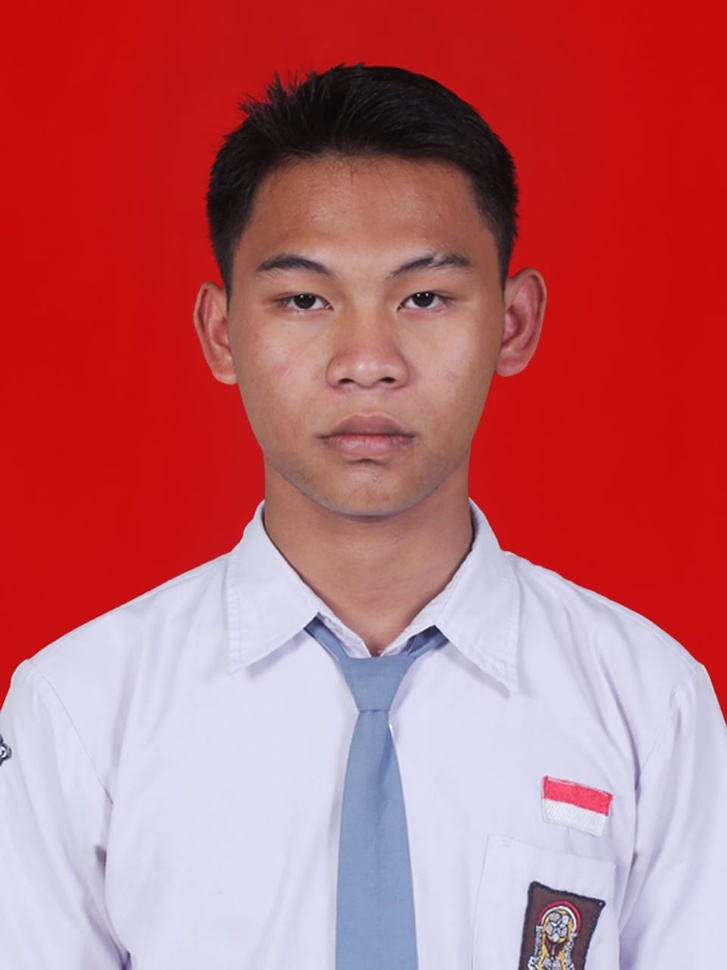
#> input picture JurnalModul1/FORMAL.jpg, 727 x 970 px, shrunk from 960 x 1280 before the run
$ jupyter execute Respon.ipynb
#> lines starting #> are read from the running program, lines starting #| are printed output that depends on the picture
[cell 1]
import matplotlib.pyplot as plt
import numpy as np
import cv2
import math

[cell 2]
img = plt.imread('FORMAL.jpg')
#> img is the input picture: shape (970, 727, 3); mean R, G, B 189.5, 102.3, 110.3
plt.imshow(img)

### ROTASI

[cell 3]
tinggi, lebar = img.shape[:2]
#> tinggi = 970; lebar = 727

rotasi = np.zeros_like(img)

theta = math.radians(-180)
center_x = lebar / 2
#> center_x = 363.5
center_y = tinggi / 2
#> center_y = 485

for y in range(tinggi):
    for x in range(lebar):
        x1 = int((x - center_x) * math.cos(theta) - (y - center_y) * math.sin(theta) + center_x)
        y1 = int((x - center_x) * math.sin(theta) + (y - center_y) * math.cos(theta) + center_y)
        if x1 >= 0 and x1 < lebar and y1 >= 0 and y1 < tinggi:
            rotasi[y][x] = img[y1][x1]
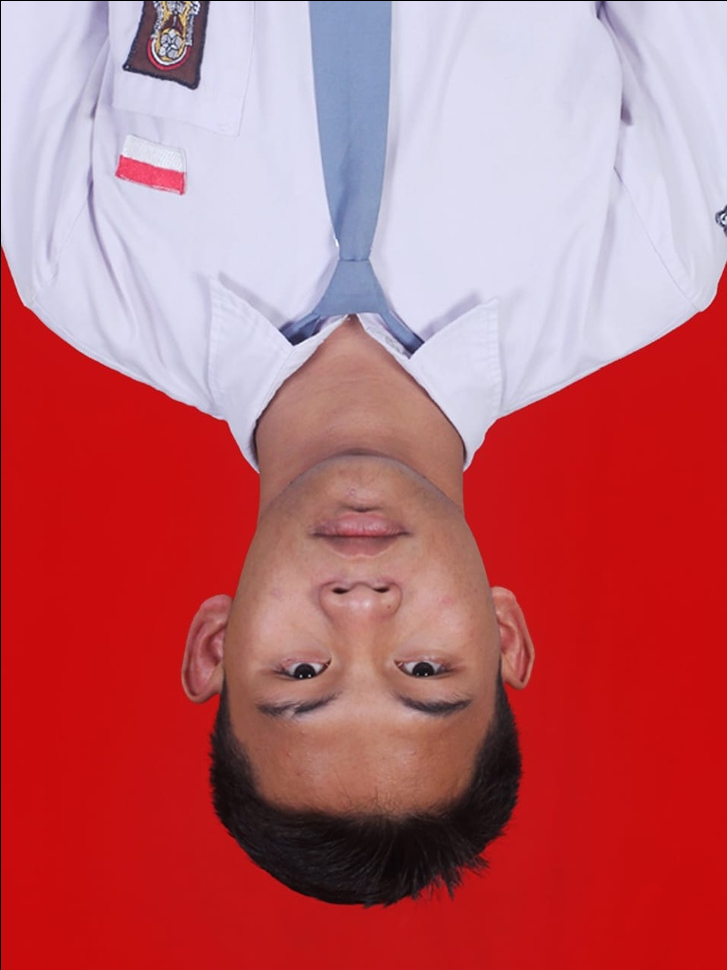
#> rotasi: shape (970, 727, 3); mean R, G, B 189, 102.2, 110.1

plt.imshow(rotasi, cmap='gray')

### FLIP

[cell 4]
flip = np.zeros_like(img)

for y in range(tinggi):
    for x in range(lebar):
        flip[y][x] = img[y][lebar-x-1]
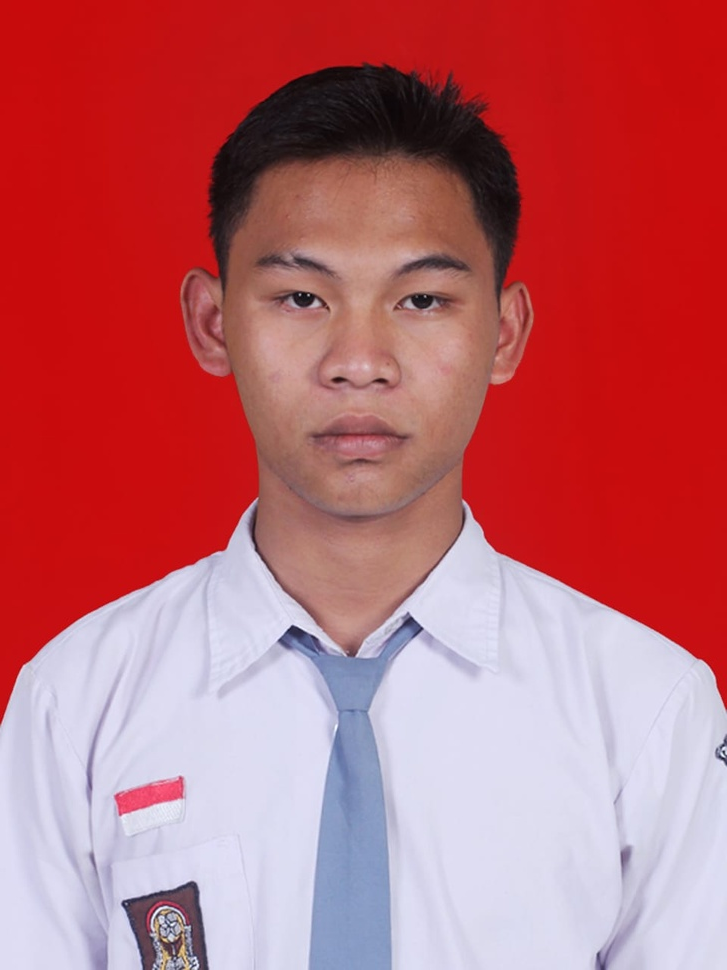
#> flip: shape (970, 727, 3); mean R, G, B 189.5, 102.3, 110.3

plt.imshow(flip)

### TRANSLASI

[cell 5]
translasi = np.zeros_like(img)

for y in range(tinggi):
    for x in range(lebar):
        if (x + 163 < lebar and y - 300 > 0):
            translasi[y][x] = img[y-300][x+163]
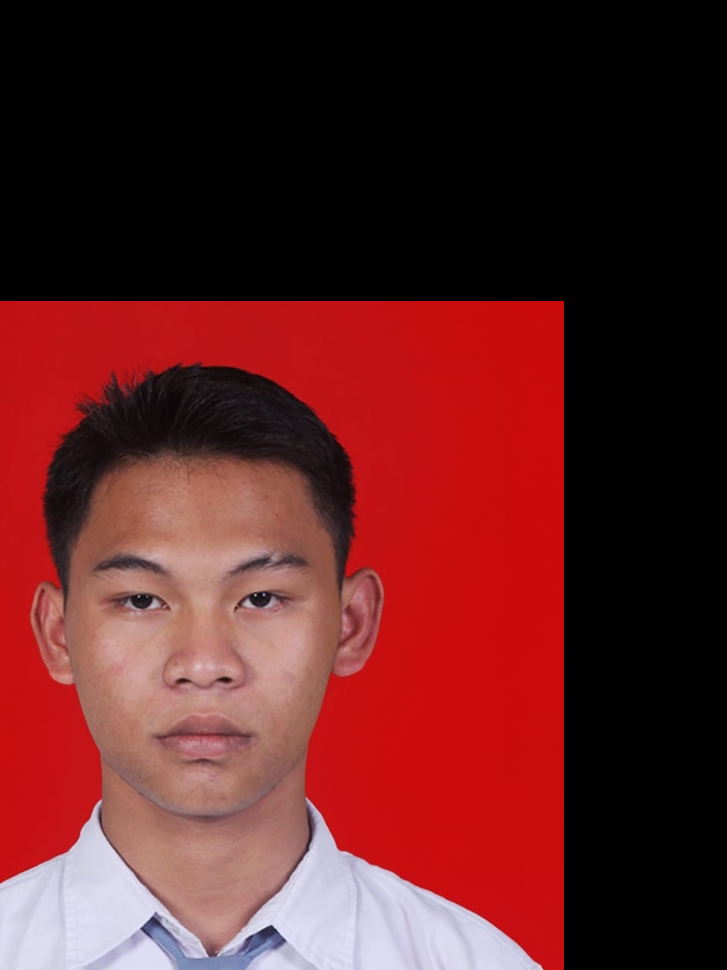
#> translasi: shape (970, 727, 3); mean R, G, B 94.8, 35.3, 35.9

plt.imshow(translasi)

### TRANSLASI

[cell 6]
dilatasi = np.zeros((tinggi * 3, lebar * 3, translasi.shape[2]), dtype=translasi.dtype)

for y in range(tinggi * 3):
    for x in range(lebar * 3):
        dilatasi[y][x] = translasi[int(y / 3)][int(x / 3)]

plt.imshow(dilatasi)
